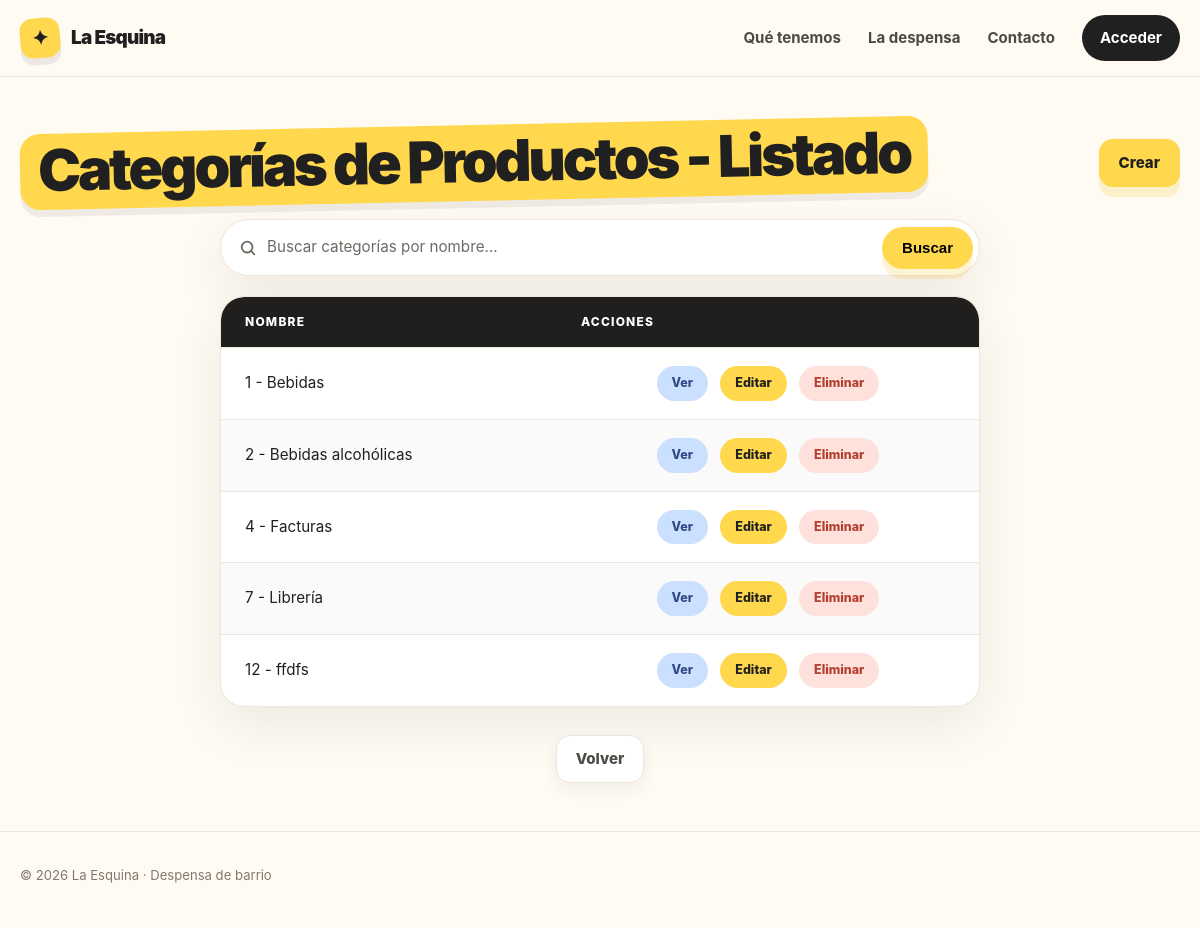
The page /ventas/categoria/list/ on the database its author committed.
### ventas/models/categoria.py (models this page shows, shortened)
class Categoria(models.Model):
    nombre = models.CharField(unique=True)
    descripcion = models.TextField(blank=True)
    class Meta:
        verbose_name = "Categoría de Producto"
        verbose_name_plural = "Categorías de Productos"

### ventas/views/categoria.py (the view)
# urls.py: path("categoria/list/", categoria_list, name="categoria_list"),
def categoria_list(request: HttpRequest) -> HttpResponse:
    busqueda = request.GET.get("busqueda", "").strip()
    if busqueda:
        categorias = Categoria.objects.filter(nombre__icontains=busqueda)
    else:
        categorias = Categoria.objects.all()
    return render(request, "ventas/categoria_list.html", {"categorias": categorias})

### ventas/templates/ventas/categoria_list.html
{% extends "core/base.html" %}
{% load static %}
{% block styles %}
    <link rel="stylesheet" href="{% static 'core/css/table.css' %}" />
    <link rel="stylesheet" href="{% static 'core/css/search.css' %}" />
{% endblock styles %}
{% block content %}
    <div class="container section">
        <div class="page-head">
            <h1 class="page-title">Categorías de Productos - Listado</h1>
            <a class="button button-primary"
               href="{% url 'ventas:categoria_create' %}">Crear</a>
        </div>
        {% include "core/partials/search.html" with placeholder="Buscar categorías por nombre…" label="Buscar categorías" clear_url="ventas:categoria_list" %}
        <table class="data-table">
            <thead>
                <tr>
                    <th>Nombre</th>
                    <th>Acciones</th>
                </tr>
            </thead>
            <tbody>
                {% for categoria in categorias %}
                    <tr>
                        <td>{{ categoria.pk }} - {{ categoria.nombre }}</td>
                        <td class="table-actions">
                            <a class="table-action table-action--view"
                               href="{% url 'ventas:categoria_detail' categoria.pk %}">Ver</a>
                            <a class="table-action table-action--edit"
                               href="{% url 'ventas:categoria_update' categoria.pk %}">Editar</a>
                            <a class="table-action table-action--danger"
                               href="{% url 'ventas:categoria_delete' categoria.pk %}">Eliminar</a>
                        </td>
                    </tr>
                {% empty %}
                    <tr>
                        <td class="table-empty" colspan="2">No hay categorías disponibles.</td>
                    </tr>
                {% endfor %}
            </tbody>
        </table>
        <div class="page-actions">
            <a class="button button-secondary" href="{% url 'ventas:home' %}">Volver</a>
        </div>
    </div>
{% endblock content %}

### core/static/core/css/base.css (style rules this page uses)
:root { --bg: #fffaf2; --surface: #fff; --ink: #202020; --muted: #6d6a64; --line: #ece6dc; --yellow: #ffd84d; --coral: #ff806f; --mint: #bfe9d7; --blue: #cbdfff; --pink: #ffd3df; --shadow: 0 18px 50px rgba(32, 32, 32, 0.08); }
* { box-sizing: border-box; margin: 0; padding: 0; }
html { scroll-behavior: smooth; }
body { font-family: Inter, ui-sans-serif, system-ui, -apple-system, BlinkMacSystemFont, "Segoe UI", sans-serif; background: var(--bg); color: var(--ink); line-height: 1.5; display: flex; flex-direction: column; min-height: 100vh; }
a { color: inherit; text-decoration: none; }
.container { width: min(1160px, calc(100% - 40px)); margin: 0 auto; }

### core/static/core/css/components.css (style rules this page uses)
.page-title { display: inline-block; margin-bottom: 18px; padding: 6px 18px 10px; border-radius: 20px; background: var(--yellow); box-shadow: 0 7px 0 rgba(32, 32, 32, 0.07); font-size: clamp(2.3rem, 5.5vw, 3.6rem); font-weight: 950; line-height: 1.05; letter-spacing: -0.055em; transform: rotate(-1.2deg); }
.button { display: inline-flex; align-items: center; justify-content: center; gap: 9px; min-height: 48px; padding: 0 19px; border-radius: 14px; border: 1px solid transparent; font-size: 0.94rem; font-weight: 850; transition: transform 0.2s ease, box-shadow 0.2s ease; }
.button-primary { background: var(--yellow); box-shadow: 0 10px 0 rgba(237, 191, 23, 0.18); }
.button-secondary { background: var(--surface); border-color: var(--line); color: #4f4c46; box-shadow: 0 6px 16px rgba(32, 32, 32, 0.06); }
.page-actions { display: flex; justify-content: center; gap: 12px; }
.page-head { display: flex; align-items: center; justify-content: space-between; flex-wrap: wrap; gap: 16px; margin-bottom: 18px; }
.page-head .page-title { margin-bottom: 0; }
.section { padding: 48px 0; }

### core/static/core/css/table.css (style rules this page uses)
.data-table { width: min(760px, 100%); margin: 0 auto 28px; background: var(--surface); border: 1px solid var(--line); border-radius: 24px; border-spacing: 0; border-collapse: separate; box-shadow: var(--shadow); overflow: hidden; }
.data-table th { text-align: left; }
.data-table thead th { padding: 16px 24px; background: #211f1d; color: #fff; font-size: 0.75rem; font-weight: 850; letter-spacing: 0.1em; text-transform: uppercase; }
.data-table thead th:first-child { border-top-left-radius: 23px; }
.data-table thead th:last-child { border-top-right-radius: 23px; }
.data-table tbody td { padding: 18px 24px; border-top: 1px solid var(--line); font-size: 0.95rem; transition: background-color 0.18s ease; }
.data-table tbody tr:nth-child(even) td { background: rgba(32, 32, 32, 0.02); }
.data-table tbody tr:last-child td:first-child { border-bottom-left-radius: 23px; }
.data-table tbody tr:last-child td:last-child { border-bottom-right-radius: 23px; }
.data-table .table-actions { text-align: center; white-space: nowrap; }
.data-table .table-action { display: inline-flex; align-items: center; justify-content: center; padding: 7px 14px; border: 1px solid transparent; border-radius: 999px; font-size: 0.78rem; font-weight: 850; transition: transform 0.18s ease, box-shadow 0.18s ease; }
.data-table .table-action + .table-action { margin-left: 8px; }
.table-action--view { background: var(--blue); color: #2f4a86; }
.table-action--edit { background: var(--yellow); color: var(--ink); }
.table-action--danger { background: #ffe1dc; color: #b33f30; }

### rows shown on the page
Categoria: pk "1", nombre "Bebidas"
Categoria: pk "2", nombre "Bebidas alcohólicas"
Categoria: pk "4", nombre "Facturas"
Categoria: pk "7", nombre "Librería"
Categoria: pk "12", nombre "ffdfs"
